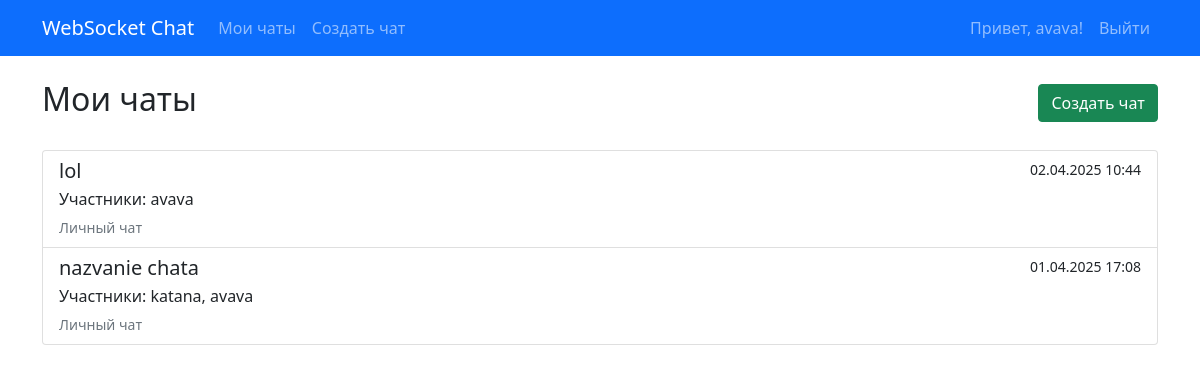
/chats/ (signed in), run on the app's committed database.
### chat/models.py (models this page shows, shortened)
class Chat(models.Model):
    name = models.CharField(max_length=255, verbose_name="Название чата")
    members = models.ManyToManyField(User, related_name="chats", verbose_name="Участники")
    created_at = models.DateTimeField(auto_now_add=True, verbose_name="Дата создания")
    is_group = models.BooleanField(default=False, verbose_name="Групповой чат")
    is_deleted = models.BooleanField(default=False)
    deleted_by = models.ForeignKey(User, on_delete=models.SET_NULL, null=True, blank=True)
    admin = models.ForeignKey(User, on_delete=models.SET_NULL, null=True, related_name="admin_chats", verbose_name="Администратор")
    class Meta:
        verbose_name = "Чат"
        verbose_name_plural = "Чаты"
        ordering = ['-created_at']

### chat/views.py (the view)
# urls.py: path('chats/', views.chat_list, name='chat_list'),  # публичная страница
@login_required
def chat_list(request):
    chats = request.user.chats.all().order_by('-created_at')
    return render(request, 'chat/chat_list.html', {'chats': chats})

### chat/templates/chat/chat_list.html (shortened to what this page needs)
{% extends 'chat/base.html' %}
{% block content %}
<div class="d-flex justify-content-between align-items-center mb-4">
    <h2>Мои чаты</h2>
    <a href="{% url 'chat_create' %}" class="btn btn-success">Создать чат</a>
</div>
<div class="list-group">
    {% for chat in chats %}
        <a href="{% url 'chat_detail' chat.id %}" class="list-group-item list-group-item-action">
            <div class="d-flex w-100 justify-content-between">
                <h5 class="mb-1">{{ chat.name }}</h5>
                <small>{{ chat.created_at|date:"d.m.Y H:i" }}</small>
            </div>
            <p class="mb-1">
                Участники:
                {% for member in chat.members.all %}
                    {{ member.username }}{% if not forloop.last %}, {% endif %}
                {% endfor %}
            </p>
            {% if chat.is_group %}
                <small class="text-muted">Групповой чат (Админ: {{ chat.admin.username }})</small>
            {% else %}
                <small class="text-muted">Личный чат</small>
            {% endif %}
        </a>
    {% empty %}
        <div class="alert alert-info">У вас пока нет чатов. Создайте первый!</div>
    {% endfor %}
</div>
{% endblock %}

### chat/templates/chat/base.html (shortened to what this page needs)
<!DOCTYPE html>
<html lang="ru">
<head>
    <link href="https://cdn.jsdelivr.net/npm/bootstrap@5.1.3/dist/css/bootstrap.min.css" rel="stylesheet">
</head>
<body>
    <nav class="navbar navbar-expand-lg navbar-dark bg-primary">
        <div class="container">
            <a class="navbar-brand" href="{% url 'chat_list' %}">WebSocket Chat</a>
            <div class="collapse navbar-collapse" id="navbarNav">
                <ul class="navbar-nav me-auto">
                    {% if user.is_authenticated %}
                        <li class="nav-item">
                            <a class="nav-link" href="{% url 'chat_list' %}">Мои чаты</a>
                        </li>
                        <li class="nav-item">
                            <a class="nav-link" href="{% url 'chat_create' %}">Создать чат</a>
                        </li>
                    {% endif %}
                </ul>
                <ul class="navbar-nav">
                    {% if user.is_authenticated %}
                        <li class="nav-item">
                            <span class="nav-link">Привет, {{ user.username }}!</span>
                        </li>
                        <li class="nav-item">
                            <a class="nav-link" href="{% url 'logout' %}">Выйти</a>
                        </li>
                    {% endif %}
                </ul>
            </div>
        </div>
    </nav>
    <div class="container mt-4">
        {% block content %}{% endblock %}
    </div>
</body>
</html>

### data on the page
Chat: name "lol", created_at "02.04.2025 10:44", is_group "Личный чат"
Chat: name "nazvanie chata", created_at "01.04.2025 17:08", is_group "Личный чат"

### other printed values
{{ user.username }} "avava"
{{ member.username }} "avava"
{{ member.username }} "katana"
